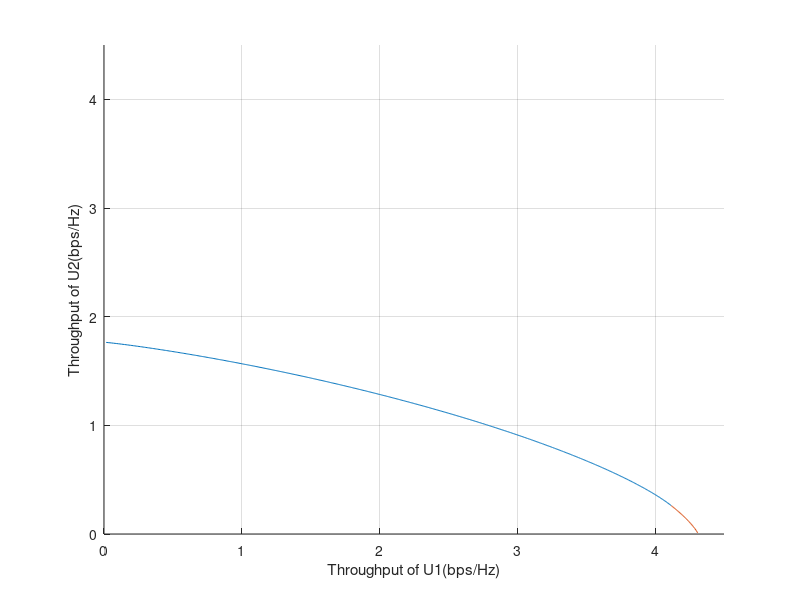

Write the MATLAB code that produced this figure.
clear all
clc
m=0;
mt1=0;
mt2=0;

gam1=10^(2.2);
gam2=10;
n=1000;

T1=1/n:1/n:1;
T2=T1';
T0=(1-T1-T2);
R1=(T1.*log2(1+gam1*(T0./T1))).*(T1+T2<1)+0;
R2=(T2.*log2(1+gam2*(T0./T2))).*(T1+T2<1)+0;
R=R1+R2;

% 
% plot(max(R1),max(R2))
xlabel('Throughput of U1(bps/Hz)')
ylabel('Throughput of U2(bps/Hz)')


for i=1:n
%     m=max(R(:,i));
%     row=find(R(:,i)==m);
% if m==0
%     row=1;
% end
%     U1(i)=R1(row,i);
% U2(i)=R2(row,i);
   m=max(max(R(:,1:i)));

[row col]=find(R==m);
U1(i)=R1(row,col);
U2(i)=R2(row,col);

 

    
end

hold on
plot(U1,U2)


for i=1:n

  m=max(max(R(1:i,:)));

[row col]=find(R==m);
U1(i)=R1(row,col);
U2(i)=R2(row,col);
    
end
axis([0,4.5,0,4.5])
grid on
hold on
plot(U1,U2)



hold off
